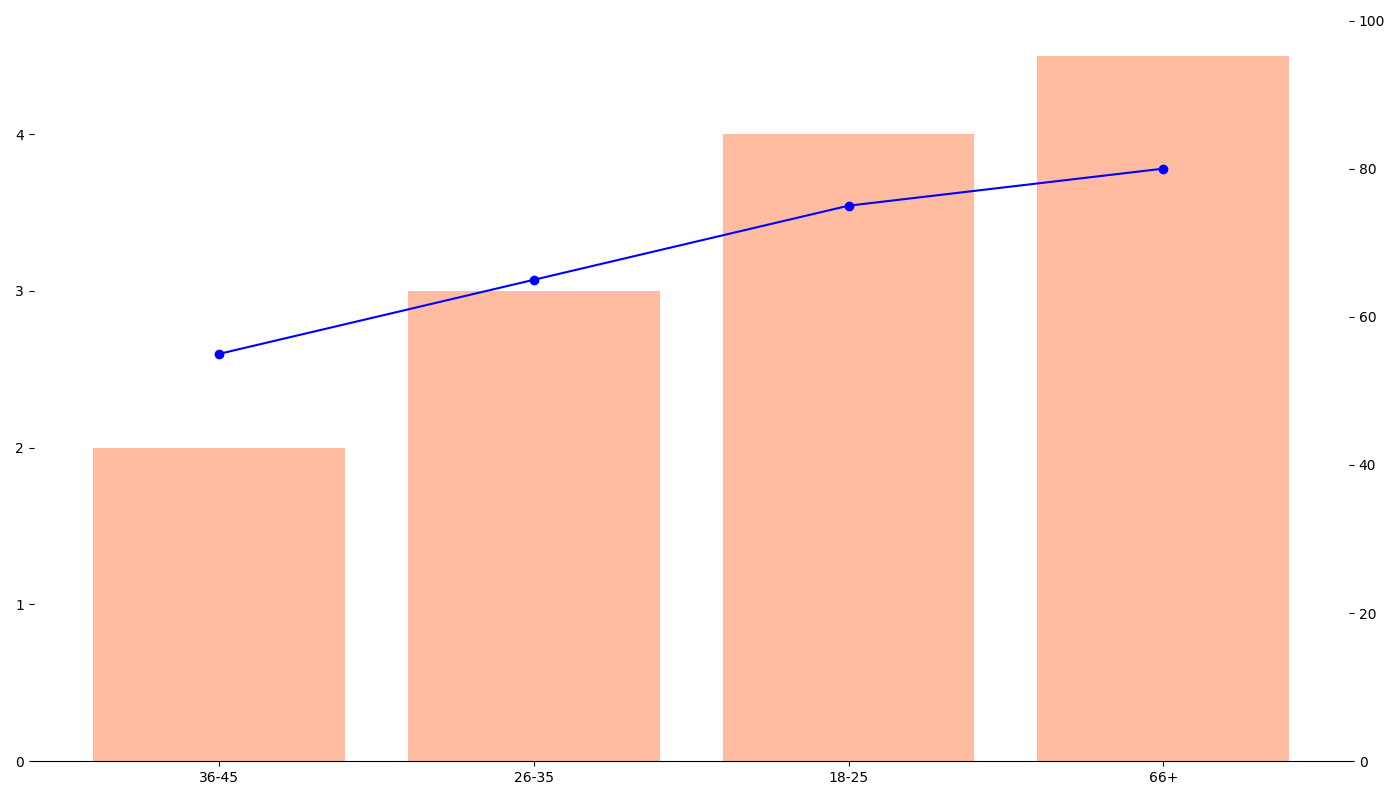

Recreate this plot in Python.
import matplotlib.pyplot as plt
import numpy as np

age_groups = ['36-45', '26-35', '18-25', '66+']
avg_books_read = [2, 3, 4, 4.5]
enjoy_reading_percentages = [55, 65, 75, 80]

# Get the sort order based on average books read
sorted_indices = np.argsort(avg_books_read)

# Sort the data
age_groups_sorted = [age_groups[i] for i in sorted_indices]
avg_books_read_sorted = [avg_books_read[i] for i in sorted_indices]
enjoy_reading_percentages_sorted = [enjoy_reading_percentages[i] for i in sorted_indices]

positions = np.arange(len(age_groups_sorted))

fig, ax1 = plt.subplots(figsize=(14, 8))

single_color = '#FFA07A'
ax1.bar(positions, avg_books_read_sorted, color=single_color, alpha=0.7)
ax1.set_xticks(positions)
ax1.set_xticklabels(age_groups_sorted)

ax2 = ax1.twinx()
ax2.plot(positions, enjoy_reading_percentages_sorted, color='blue', linestyle='-', marker='o')
ax2.set_ylim(0, 100)

# Remove borders, grids, and right spine color setting
ax1.spines['top'].set_visible(False)
ax1.spines['right'].set_visible(False)
ax1.spines['left'].set_visible(False)
ax1.spines['bottom'].set_visible(False)
ax2.spines['top'].set_visible(False)
ax2.spines['right'].set_visible(False)
ax2.spines['left'].set_visible(False)

plt.tight_layout()
plt.show()
